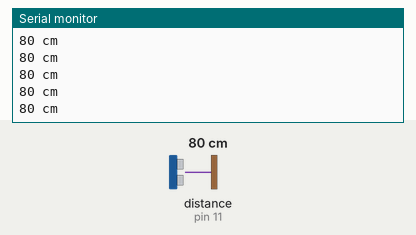
This sketch was run on a simulated Arduino Uno, built with avr-gcc and run on an emulated ATmega328P. On the bench: the last lines printed to the serial monitor. Wiring (inferred from the names in the program): ultrasonic range finder: trigger pin 10; echo pin 11. The inputs (shaded band) are chosen by the test bench; at power-on: distance to the obstacle (sensor on pin 11) 80 cm. The echo pulse lasts 58.3 µs per cm.

Above: at 1.2 s.
1.3 s: distance to the obstacle (sensor on pin 11) set to 2 cm
At 1.48 s:
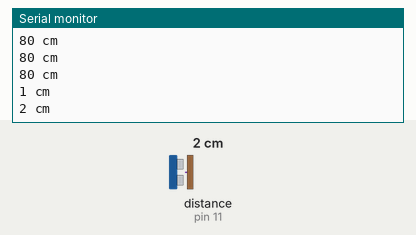
2.8 s: distance to the obstacle (sensor on pin 11) set to 120 cm
At 2.89 s:
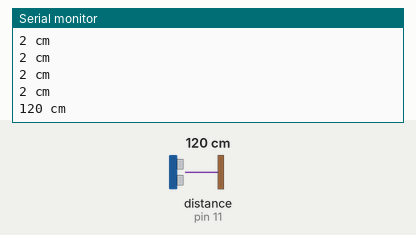
Timing chart, 0 to 5.8 s (numbered marks = the images above; inputs shaded):
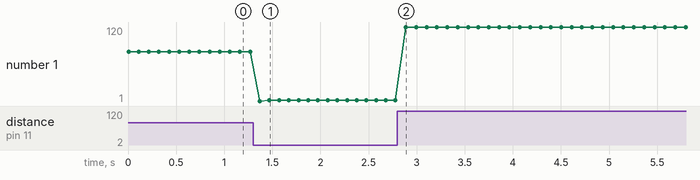

Measured:
- after the input at 1.3 s, the serial monitor: prints a new line after 0.07 s (image 1)
- after the input at 2.8 s, the serial monitor: prints a new line after 0.09 s (image 2)
- plotted number 1: 80 → 2 after the input at 1.3 s, 2 → 120 after the input at 2.8 s

The sketch:

US_test.ino
```cpp
// Укажем, что к каким пинам подключено
int trigPin = 10;
int echoPin = 11;

void setup() {
  Serial.begin (9600);
  pinMode(trigPin, OUTPUT);
  pinMode(echoPin, INPUT);
}

void loop() {
  int duration, distance;
  // для большей точности установим значение LOW на пине Trig
  digitalWrite(trigPin, LOW);
  delayMicroseconds(2);
  // Теперь установим высокий уровень на пине Trig
  digitalWrite(trigPin, HIGH);
  // Подождем 10 μs
  delayMicroseconds(10);
  digitalWrite(trigPin, LOW);
  // Узнаем длительность высокого сигнала на пине Echo
  duration = pulseIn(echoPin, HIGH);
  // Рассчитаем расстояние
  distance = duration / 58;
  // Выведем значение в Serial Monitor
  Serial.print(distance);
  Serial.println(" cm");
  delay(100);
}
```
